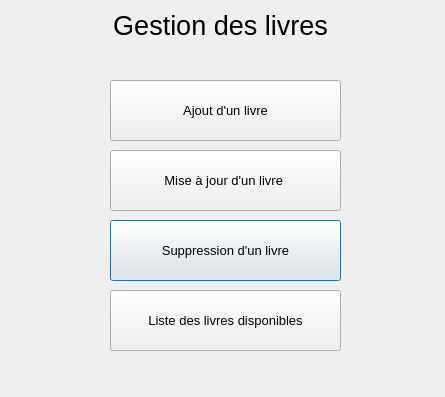
<?xml version="1.0" encoding="UTF-8"?>
<ui version="4.0">
 <class>Dialog</class>
 <widget class="QDialog" name="Dialog">
  <property name="geometry">
   <rect>
    <x>0</x>
    <y>0</y>
    <width>445</width>
    <height>397</height>
   </rect>
  </property>
  <property name="windowTitle">
   <string>Dialog</string>
  </property>
  <property name="modal">
   <bool>true</bool>
  </property>
  <widget class="QLabel" name="Menu_livre">
   <property name="geometry">
    <rect>
     <x>10</x>
     <y>0</y>
     <width>421</width>
     <height>51</height>
    </rect>
   </property>
   <property name="font">
    <font>
     <pointsize>20</pointsize>
    </font>
   </property>
   <property name="text">
    <string>Gestion des livres</string>
   </property>
   <property name="alignment">
    <set>Qt::AlignCenter</set>
   </property>
  </widget>
  <widget class="QPushButton" name="Supp_livre">
   <property name="geometry">
    <rect>
     <x>110</x>
     <y>220</y>
     <width>231</width>
     <height>61</height>
    </rect>
   </property>
   <property name="font">
    <font>
     <pointsize>10</pointsize>
    </font>
   </property>
   <property name="text">
    <string>Suppression d'un livre</string>
   </property>
  </widget>
  <widget class="QPushButton" name="Ajout_livre">
   <property name="geometry">
    <rect>
     <x>110</x>
     <y>80</y>
     <width>231</width>
     <height>61</height>
    </rect>
   </property>
   <property name="font">
    <font>
     <pointsize>10</pointsize>
    </font>
   </property>
   <property name="text">
    <string>Ajout d'un livre</string>
   </property>
  </widget>
  <widget class="QPushButton" name="Maj_livre">
   <property name="geometry">
    <rect>
     <x>110</x>
     <y>150</y>
     <width>231</width>
     <height>61</height>
    </rect>
   </property>
   <property name="font">
    <font>
     <pointsize>10</pointsize>
    </font>
   </property>
   <property name="text">
    <string>Mise à jour d'un livre </string>
   </property>
  </widget>
  <widget class="QPushButton" name="Livres_dispo">
   <property name="geometry">
    <rect>
     <x>110</x>
     <y>290</y>
     <width>231</width>
     <height>61</height>
    </rect>
   </property>
   <property name="font">
    <font>
     <pointsize>10</pointsize>
    </font>
   </property>
   <property name="text">
    <string>Liste des livres disponibles</string>
   </property>
  </widget>
 </widget>
 <resources/>
 <connections/>
</ui>
